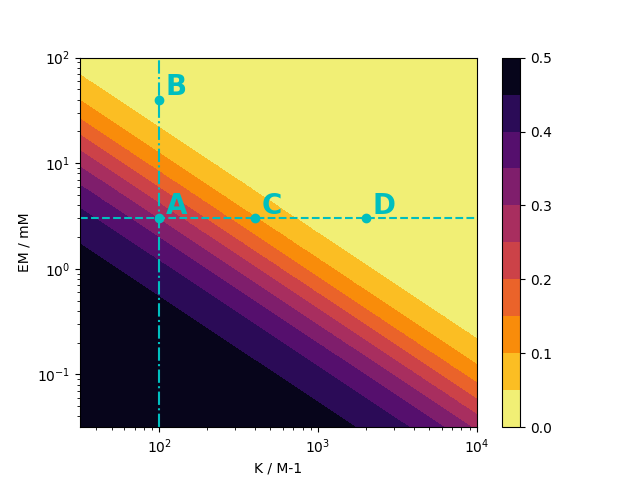

Python code for this plot:
import matplotlib.pyplot as plt
import numpy as np


def error(K, EM):
    return np.power(1 + K * EM / 1000, -2) / 2


K = np.logspace(1.5, 4, 50)
EM = np.logspace(-1.5, 2, 50)
slices = np.linspace(0, 0.5, 11)
Ks, EMs = np.meshgrid(K, EM)

error = error(Ks, EMs)
fig, ax = plt.subplots(1, 1)

plt.contourf(Ks, EMs, error, slices, cmap='inferno_r')
plt.colorbar()
ax.set_yscale('log')
ax.set_xscale('log')
ax.set_ylabel('EM / mM')
ax.set_xlabel('K / M-1')
plt.scatter(100, 3, color='c', marker='o')
ax.annotate('A', (100, 3), xytext=(110, 3.3), color='c', weight='bold', size=20)
plt.scatter(2000, 3, color='c', marker='o')
ax.annotate('D', (2000, 3), xytext=(2200, 3.3), color='c', weight='bold', size=20)
plt.plot(np.full((50), 100), EM, color='c', linestyle='dashdot')
plt.scatter(100, 40, color='c', marker='o')
ax.annotate('B', (100, 40), xytext=(110, 44), color='c', weight='bold', size=20)
plt.scatter(400, 3, color='c', marker='o')
ax.annotate('C', (400, 3), xytext=(440, 3.3), color='c', weight='bold', size=20)
plt.plot(K, np.full((50), 3), color='c', linestyle='dashed')
plt.savefig('2d_plot.png')
plt.show()
